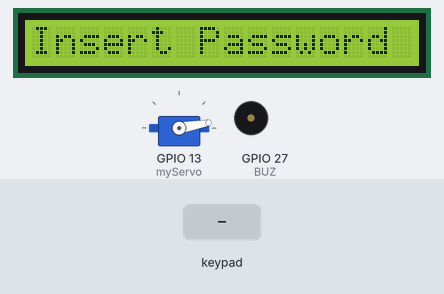
This sketch was run on a simulated ESP32. On the bench: servo, 16×1 character LCD, buzzer (waves = sounding, pin HIGH). The inputs (shaded band) are chosen by the test bench. What the sketch prints to the serial monitor is not drawn.

Above: at 1.2 s.
1.3 s: keypad keys 1 5 2 0 2 1 D pressed 0.4 s apart
At 3.8 s:
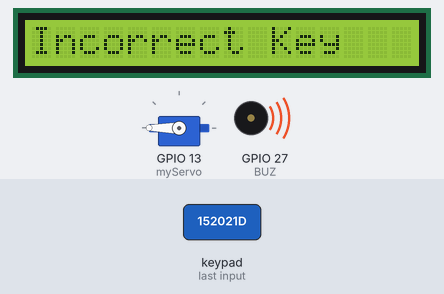
7.0 s: keypad keys 1 2 3 4 pressed 0.4 s apart
At 11.3 s:
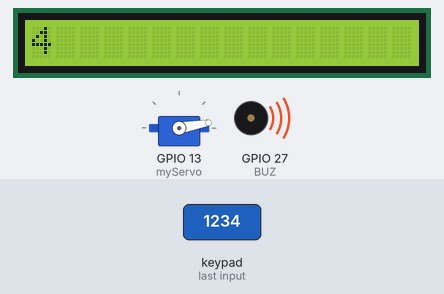
11.6 s: key 'B' pressed
At 11.9 s:
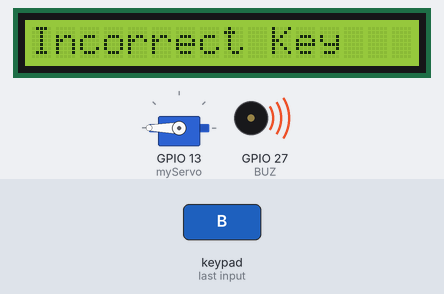
13.1 s: key 'F' pressed
At 15.2 s:
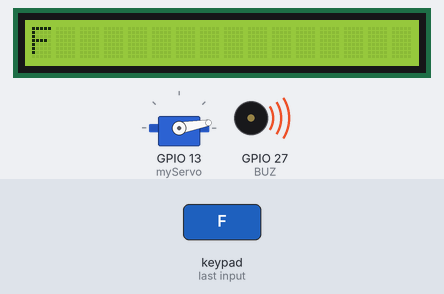
16.1 s: key 'E' pressed
At 17.3 s:
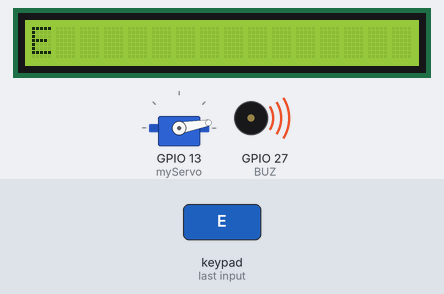
17.6 s: key 'C' pressed
At 18.4 s:
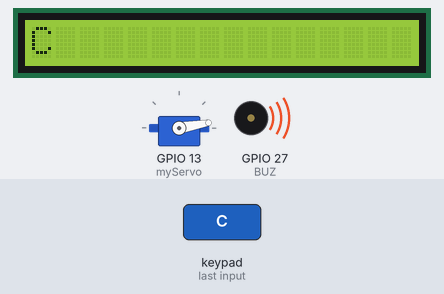
Timing chart, 0 to 20.1 s (numbered marks = the images above; inputs shaded):
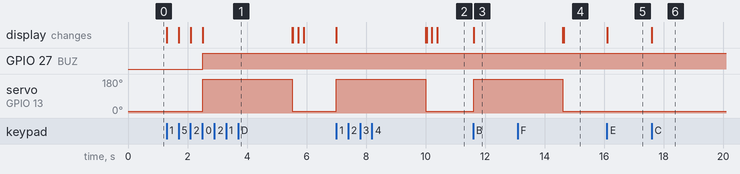

Measured:
- after the input at 1.3 s, GPIO 27 (BUZ): LOW → HIGH after 1.2 s; servo on GPIO 13 (myServo): 10° → 180° after 1.2 s, → 10° 3.0 s later; the display: first changes at once (image 1 shows a later state)
- after the input at 7.0 s, servo on GPIO 13 (myServo): 10° → 180° at once, → 10° 3.0 s later; the display: first changes at once (image 2 shows a later state)
- after the input at 11.6 s, servo on GPIO 13 (myServo): 10° → 180° at once; the display: changes at once (image 3)
- after the input at 13.1 s, the display: first differs from a run without the input after 1.5 s (image 4)
- after the input at 16.1 s, the display: changes at once (image 5)
- after the input at 17.6 s, the display: changes at once (image 6)

The sketch:

LCD-Keypad.ino
```cpp
#include <LiquidCrystal.h>
#include <Keypad.h>
#include <ESP32Servo.h>

Servo myServo;

#define BUZ 27
#define ROW_NUM     4 // four rows
#define COLUMN_NUM  4 // four columns


char keys[ROW_NUM][COLUMN_NUM] = {
  {'1', '4','7', 'A'},
  {'2', '5', '8', '0'},
  {'3', '6', '9', 'B'},
  {'F', 'E', 'D', 'C'}
};

byte pin_rows[ROW_NUM]      = {15,2,0,21};
byte pin_column[COLUMN_NUM] = {22, 23, 14, 12};
Keypad keypad = Keypad( makeKeymap(keys), pin_rows, pin_column, ROW_NUM, COLUMN_NUM );

const int rs = 4, en = 16, d4 = 17, d5 = 5, d6 = 18, d7 = 19;
LiquidCrystal lcd(rs, en, d4, d5, d6, d7);

const int len_key = 4;
char master_key[len_key] = {'1','2','3','4'};
char attempt_key[len_key];
int z=0;

void setup() {
  // put your setup code here, to run once:
  pinMode(BUZ,OUTPUT);
  myServo.attach(13);
  myServo.write(10);
  Serial.begin(115200);
  lcd.begin(16,1);
  lcd.print("Insert Password\n");
  Serial.println("Insert Password");
}

void loop() {
  char key = keypad.getKey();

  if (key){

    switch(key){
      case 'A':
        z=0;
        break;
      /*case '#':
        delay(100); // added debounce
        checkKEY();
        break;*/
      default:
      Serial.println(key);
      lcd.clear();
      lcd.print(key);
         attempt_key[z]=key;
         z++;
         if(z == len_key){
          checkKEY();
         }
      }
  }
}


void checkKEY()
{
   int correct=0;
   int i;
   for (i=0; i<len_key; i++) {
    if (attempt_key[i]==master_key[i]) {
      correct++;
      }
    }
   if (correct==len_key && z==len_key){
    lcd.clear();
    lcd.print("Correct Key");
    Serial.println("Correct Key");
    digitalWrite(BUZ,LOW);
    delay(1000);
    z=0;
    lcd.clear();
    lcd.print("Insert Password");
    Serial.println("Insert Password");
   }
   else
   {
    lcd.clear();
    lcd.print("Incorrect Key");
    Serial.println("Incorrect Key");
    myServo.write(180);
    digitalWrite(BUZ,HIGH);
    delay(3000);
    z=0;
    myServo.write(10);
    lcd.clear();
    lcd.setCursor(0,0);
    lcd.print("Insert Password");
    Serial.println("Insert Password");
   }
   for (int zz=0; zz<len_key; zz++) {
    attempt_key[zz]=0;
   }
}
```
